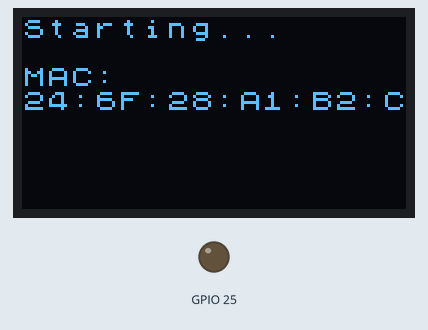
Bench run of a sketch on a simulated ESP32. Parts: 128×64 one-colour display, output pins drawn as LEDs (lit = HIGH). WiFi joins after 1.5 s; servers stay silent unless stated; network time is answered at once with the bench clock; the local clock reads 2024-03-15 10:24:30 at power-on unless the sketch sets it; what the sketch prints to the serial monitor is not drawn.

Above: at 0.1 s.
At 1.6 s:
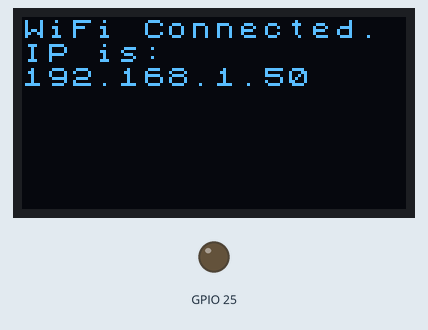
At 2.2 s:
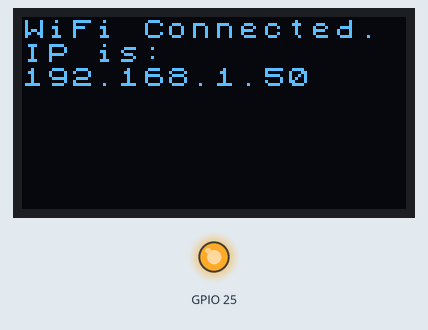
Timing chart, 0 to 40.0 s (numbered marks = the images above):
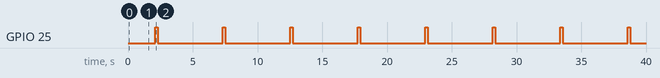

Measured:
- by itself, GPIO 25: alternates HIGH for 0.21 s and LOW for 5.0 s
- what the display in image 0 shows lasts 1.4 s, from 0.1 s to 1.5 s
- what the display in image 1 shows lasts 0.7 s, from 1.6 s to 2.3 s

The sketch:

node-info-v0.0.1.ino
```cpp
#include "WiFi.h"
#include <U8x8lib.h>
#include <iostream>
#include <HTTPClient.h>
#include "ArduinoJson.h"
#include <Time.h>
#include <WiFiUdp.h>
#include <NTPClient.h>

// OLED config
U8X8_SSD1306_128X64_NONAME_SW_I2C u8x8(/* clock=*/ 15, /* data=*/ 4, /* reset=*/ 16);

// WiFi config
#define STA_SSID "tomesh-node"
#define STA_PASS "password"

// NTP config
// timezone in seconds
#define NTP_OFFSET -18000
// sync NTP every miliseconds
#define NTP_INTERVAL 3600 * 1000
// NTP server
#define NTP_ADDRESS  "10.0.0.1"

// YGG HTTP vars
String httpYHost = "10.0.0.1";
String httpYPath = "/cgi-bin/peers-yggdrasil";

// put values into yurl
String yurl=("http://" + httpYHost + httpYPath);
static volatile bool wifi_connected = false;

// defines
String mac = "";

// NTP function
WiFiUDP ntpUDP;
NTPClient timeClient(ntpUDP, NTP_ADDRESS, NTP_OFFSET, NTP_INTERVAL);

void setup(){
    Serial.begin(115200);
    pinMode(25, OUTPUT);
    WiFi.disconnect(true);
    WiFi.onEvent(WiFiEvent);
    WiFi.mode(WIFI_MODE_STA);
    WiFi.begin(STA_SSID, STA_PASS);
    mac=WiFi.macAddress();
    timeClient.begin();
    u8x8.begin();
    u8x8.setFont(u8x8_font_chroma48medium8_r);
    u8x8.setContrast(0);
    u8x8.clear();
    u8x8.setCursor(0, 0);
    u8x8.print("Starting...");
    u8x8.setCursor(0, 2);
    u8x8.print("MAC:");
    u8x8.setCursor(0, 3);
    u8x8.print(mac);
}

void loop(){
    if(wifi_connected){
        // sync NTP
        timeClient.update();
        // start wifi connected loop
        wifiConnectedLoop();
    }
    while(Serial.available()) Serial.write(Serial.read());
}

void wifiOnConnect(){
    Serial.println("WiFi MAC:");
    Serial.println(mac);
    Serial.println("STA Connected");
    Serial.print("STA IPv4: ");
    Serial.println(WiFi.localIP());
    Serial.print("STA IPv6: ");
    Serial.println(WiFi.localIPv6());
    u8x8.clear();
    u8x8.setCursor(0, 0);
    u8x8.print("WiFi Connected.");
    u8x8.setCursor(0, 1);
    u8x8.print("IP is:");
    u8x8.setCursor(0, 2);
    u8x8.print(WiFi.localIP());
    delay(500);
}

void wifiOnDisconnect(){
    Serial.println("STA Disconnected");
    u8x8.clear();
    u8x8.setCursor(0, 0);
    u8x8.print("WiFi");
    u8x8.setCursor(0, 1);
    u8x8.print("Connection Fail");
    delay(1000);
    WiFi.begin(STA_SSID, STA_PASS);
}

void WiFiEvent(WiFiEvent_t event){
    switch(event) {
        case SYSTEM_EVENT_STA_CONNECTED:
            //enable sta ipv6 here
            WiFi.enableIpV6();
            break;
        case SYSTEM_EVENT_STA_GOT_IP:
            wifiOnConnect();
            wifi_connected = true;
            break;
        case SYSTEM_EVENT_STA_DISCONNECTED:
            wifi_connected = false;
            wifiOnDisconnect();
            break;
        default:
            break;
    }
}

void wifiConnectedLoop(){
    // turn LED on to indicate loop is running
    digitalWrite(25, HIGH);
    unsigned long epoch = timeClient.getEpochTime();
    Serial.print("");
    // format time to readable format from epoch
    time_t utcCalc = epoch ;
    unsigned long cyear = year(utcCalc );
    unsigned long cmonth = month(utcCalc );
    unsigned long cday = day(utcCalc );
    unsigned long chour = hour(utcCalc );
    unsigned long cminute = minute(utcCalc );
    unsigned long csecond = second(utcCalc );
    Serial.printf("Current Time: %04lu-%02lu-%02lu %02lu:%02lu:%02lu\n", cyear,cmonth,cday,chour,cminute,csecond);
    // get data from node over HTTP
    // object of class HTTPClient
    Serial.println("Starting HTTPClient http");
    HTTPClient http;
    Serial.println("http.begin: " + yurl);
    http.begin(yurl);
    Serial.println("http.GET");
    int httpCode = http.GET();

    //Check the returning code
    if (httpCode > 0) {
      // Get the request response payload
      String ydata = http.getString();
      // Parsing
      // output RAW data
      Serial.println("RAW DATA");
      Serial.println(ydata);
      StaticJsonDocument<5000> doc;
      DeserializationError error = deserializeJson(doc, ydata);
      if (error) {
        Serial.print(F("deserializeJson() failed: "));
        Serial.println(error.c_str());
        return;
      }


      JsonObject obj=doc["peers"].as<JsonObject>();
      for (JsonObject::iterator it=obj.begin(); it!=obj.end(); ++it) {
        Serial.print("Peer: ");
        Serial.print(it->key().c_str());
        Serial.print(" Endpoint ");
        const char* endpoint = doc["peers"][it->key()]["endpoint"];
        Serial.print(endpoint);
        Serial.print(" Uptime ");
        const int uptime = doc["peers"][it->key()]["uptime"]; // uptime
        Serial.println(uptime);
      }

 /*     const size_t bufferSize = JSON_OBJECT_SIZE(2) + JSON_OBJECT_SIZE(3) + JSON_OBJECT_SIZE(5) + JSON_OBJECT_SIZE(8) + 370;
      DynamicJsonBuffer jsonBuffer(bufferSize);
      JsonObject& root = jsonBuffer.parseObject(ydata);
      // Parameters
      const char* peer = root["peers"]; // peer
      const char* endpoint = root["endpoint"]; // endpoint
      const char* uptime = root["uptime"]; // uptime
      // Output to serial monitor
      Serial.print("Peer:");
      Serial.println(peer);
      Serial.print("Endpoint:");
      Serial.println(endpoint);
      Serial.print("Uptime:");
      Serial.println(uptime);
   */
    }
    //Close connection
    http.end();

    // output stuff to screen
    //u8x8.clear();
    u8x8.clearLine(0);
    u8x8.setCursor(0, 0);
    u8x8.print("");
    u8x8.clearLine(1);
    u8x8.setCursor(0, 1);
    u8x8.print("");
    u8x8.clearLine(2);
    u8x8.setCursor(0, 2);
    u8x8.print("");
    u8x8.clearLine(3);
    u8x8.setCursor(0, 3);
    u8x8.print("");
    u8x8.clearLine(4);
    u8x8.setCursor(0, 4);
    u8x8.print("");
    u8x8.clearLine(5);
    u8x8.setCursor(0, 5);
    u8x8.print("");
    u8x8.clearLine(6);
    u8x8.setCursor(0, 6);
    u8x8.print("");
    u8x8.clearLine(7);
    u8x8.setCursor(0, 7);
    u8x8.print("");

    // turn LED off to indicate end of the loop
    digitalWrite(25, LOW);

    // set how long to wait before updating again in ms
    delay(5000);
}
```
